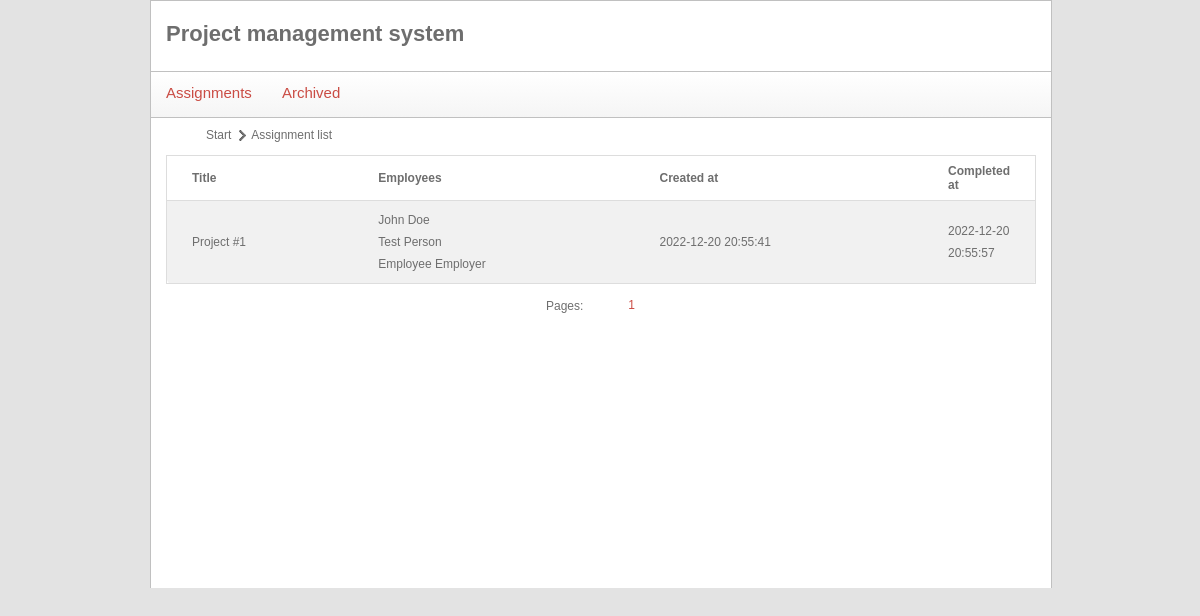
/index.php?module=assignment&action=archived, run on the app's committed database.
### tables this page shows
CREATE TABLE `assignments` (
  `id` int(11) NOT NULL,
  `is_complete` tinyint(1) NOT NULL DEFAULT 0,
  `title` varchar(255) DEFAULT NULL,
  `created_at` datetime NOT NULL DEFAULT current_timestamp(),
  `completed_at` datetime DEFAULT NULL
);

CREATE TABLE `employees` (
  `id` int(11) NOT NULL,
  `first_name` varchar(100) NOT NULL,
  `last_name` varchar(100) NOT NULL
);

### controllers/assignment/assignment_archived.php (called while the page is built)
<?php
include 'models/assignment.class.php';
include 'models/employee.class.php';
$assignmentsObj = new assignment();
$employeesObj = new employee();
$elementCount = $assignmentsObj->getAssignmentListCount();
include 'utils/paging.class.php';
$paging = new paging(config::NUMBER_OF_ROWS_IN_PAGE);
$paging->process($elementCount, $pageId);
$data = $assignmentsObj->getArchivedAssignmentList($paging->size, $paging->first);
include 'views/assignment/assignment_archived.php';

### index.php (called while the page is built, shortened)
<?php
include 'utils/mysql.class.php';
if (isset($_GET['module'])) {
    $module = mysql::escape($_GET['module']);
}
include 'views/main.php';

### utils/paging.class.php (called while the page is built, shortened)
<?php
class paging
{
    public $size;
    public function __construct($rowsPerPage)
    {
        $this->size = $rowsPerPage;
    }
    public function process($total, $currentPage)
    {
        $this->first = ($currentPage - 1) * $this->size;
    }
}
?>

### models/assignment.class.php (called while the page is built, shortened)
<?php
class assignment
{
    private $assignment_table = '';
    public function __construct()
    {
        $this->assignment_table = 'assignments';
    }
    public function getArchivedAssignmentList($limit = null, $offset = null)
    {
        $limitOffsetString = "";
        if (isset($limit)) {
            $limitOffsetString .= " LIMIT {$limit}";
            if (isset($offset)) {
                $limitOffsetString .= " OFFSET {$offset}";
            }
        }
        $query = "  SELECT *
					FROM `{$this->assignment_table}`
					WHERE `is_complete`='1'"
                    .$limitOffsetString
                    ;
        return mysql::select($query);
    }
}

### utils/mysql.class.php (called while the page is built, shortened)
<?php
class mysql
{
    protected static $connection;
    public static function connect()
    {
        if (!isset(self::$connection)) {
            self::$connection = new mysqli(config::DB_SERVER, config::DB_USERNAME, config::DB_PASSWORD, config::DB_NAME);
        }
        return self::$connection;
    }
    public static function query($query)
    {
        $connection = mysql::connect();
        $result = $connection->query($query);
        return $result;
    }
    public static function select($query)
    {
        $rows = array();
        $result = mysql::query($query);
        while ($row = $result->fetch_assoc()) {
            $rows[] = $row;
        }
        return $rows;
    }
    public static function escape($field)
    {
        $connection = mysql::connect();
        return mysqli_real_escape_string($connection, $field);
    }
}

### models/employee.class.php (called while the page is built, shortened)
<?php
class employee
{
    public function getArchivedEmployeeListByAssignment($id)
    {
        $query = "  SELECT `e`.`id`,
						   `e`.`first_name`,
         				   `e`.`last_name`
                        FROM `employees` `e`
                        INNER JOIN `assignments_employees_archived` `ae` ON `e`.`id` = `ae`.`employee_id`
                        INNER JOIN `assignments` `a` ON `ae`.`assignment_id` = `a`.`id`
						WHERE `a`.`id`='{$id}' ";
        return mysql::select($query);
    }
}

### views/assignment/assignment_archived.php (the view, shortened to what this page needs)
<ul id="pagePath">
	<li><a href="index.php">Start</a></li>
	<li>Assignment list</li>
</ul>
<table class="listTable">
	<tr>
		<th>Title</th>
		<th>Employees</th>
		<th>Created at</th>
		<th>Completed at</th>
	</tr>
	<?php
		foreach($data as $key => $val) {
            $employees = $employeesObj->getArchivedEmployeeListByAssignment($val['id']);
            $employeeString = "";
            foreach ($employees as $employee) {
                $employeeString .= $employee['first_name']." ".$employee['last_name']."<br>";
            }
			echo
				"<tr>"
					. "<td>{$val['title']}</td>"
					. "<td>{$employeeString}</td>"
					. "<td>{$val['created_at']}</td>"
					. "<td>{$val['completed_at']}</td>"
				. "</tr>";
		}
	?>
</table>
<div id="pagingLabel">
    Pages:
</div>
<ul id="paging">
    <?php foreach ($paging->data as $key => $value) {
        $activeClass = "";
        if ($value['isActive'] == 1) {
            $activeClass = " class='active'";
        }
        echo "<li{$activeClass}><a href='index.php?module={$module}&action=archived&page={$value['page']}' title=''>{$value['page']}</a></li>";
    } ?>
</ul>

### style/main.css (style rules this page uses)
body { color: #6e6e6e; font-family: Verdana, Geneva, sans-serif; font-size: 12px; background-color: #e3e3e3; width: 900px; margin: 0px auto; }
a { color: #6e6e6e; text-decoration: none; }
#topMenu li a.active, #paging li.active a { color: #ca4c44; }
#contentMain table { margin-top: 3px; width: 100%; border-collapse: collapse; border: 1px solid #ddd; }
#contentMain table th { text-align: left; padding: 8px 25px; font-weight: bold; }
#contentMain table th:last-child { width: 40px; }
#contentMain table th:first-child { border-top-left-radius: 5px; moz-border-top-left-radius: 5px; }
#contentMain table th:last-child { border-top-right-radius: 5px; moz-border-top-right-radius: 5px; }
#contentMain table.listTable tr:nth-child(even) { background-color: #f1f1f1; }
#contentMain table td { padding: 8px 25px; text-align: center; line-height: 22px; text-align: left; }
#contentMain table tr:last-child td:first-child { border-bottom-left-radius: 5px; moz-border-bottom-left-radius: 5px; }
#contentMain table tr:last-child td:last-child { border-bottom-right-radius: 5px; moz-border-bottom-right-radius: 5px; }
#contentMain table.listTable tr:nth-child(odd) { background-color: #fff; border-bottom: 1px solid #ddd; }
#contentMain #pagePath { margin: 10px 0px 10px 0px; display: block; float: left; }
#contentMain #pagePath li { float: left; display: block; margin-right: 5px; background: url(images/page-path-separator.png) center right no-repeat; padding-right: 15px; }
#contentMain #pagePath li:last-child { background: none; }
#pagingLabel { float: left; margin: 15px 5px 17px 380px; }
#paging { margin-top: 14px; float: left; }
#paging li { text-decoration: none; float: left; margin-right: 5px; }
ul { list-style-type: none; }

### data on the page
assignments: title "Project #1", created_at "2022-12-20 20:55:41", completed_at "2022-12-20 20:55:57"
employees: first_name "John", last_name "Doe"
employees: first_name "Test", last_name "Person"
employees: first_name "Employee", last_name "Employer"

### other printed values
$value['page'] "1"
